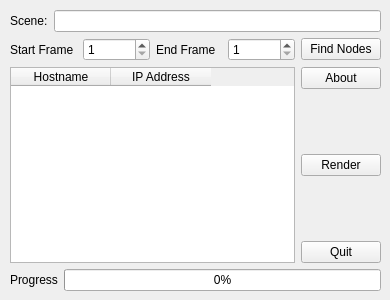
<ui version="4.0" >
 <class>Proto1</class>
 <widget class="QWidget" name="Proto1" >
  <property name="geometry" >
   <rect>
    <x>0</x>
    <y>0</y>
    <width>390</width>
    <height>300</height>
   </rect>
  </property>
  <property name="minimumSize" >
   <size>
    <width>390</width>
    <height>300</height>
   </size>
  </property>
  <property name="maximumSize" >
   <size>
    <width>390</width>
    <height>300</height>
   </size>
  </property>
  <property name="windowTitle" >
   <string>PyFarm -- Prototype  1</string>
  </property>
  <widget class="QWidget" name="" >
   <property name="geometry" >
    <rect>
     <x>10</x>
     <y>10</y>
     <width>371</width>
     <height>281</height>
    </rect>
   </property>
   <layout class="QGridLayout" name="gridLayout" >
    <item row="0" column="0" >
     <layout class="QHBoxLayout" name="horizontalLayout" >
      <item>
       <widget class="QLabel" name="label" >
        <property name="text" >
         <string>Scene:</string>
        </property>
       </widget>
      </item>
      <item>
       <widget class="QLineEdit" name="sceneEntry" >
        <property name="text" >
         <string/>
        </property>
       </widget>
      </item>
     </layout>
    </item>
    <item row="1" column="0" >
     <layout class="QHBoxLayout" name="horizontalLayout_2" >
      <item>
       <widget class="QLabel" name="label_2" >
        <property name="text" >
         <string>Start Frame</string>
        </property>
       </widget>
      </item>
      <item>
       <widget class="QSpinBox" name="sFrameBox" >
        <property name="minimum" >
         <number>1</number>
        </property>
        <property name="maximum" >
         <number>999999999</number>
        </property>
       </widget>
      </item>
      <item>
       <widget class="QLabel" name="label_3" >
        <property name="text" >
         <string>End Frame</string>
        </property>
       </widget>
      </item>
      <item>
       <widget class="QSpinBox" name="eFrameBox" >
        <property name="minimum" >
         <number>1</number>
        </property>
        <property name="maximum" >
         <number>999999999</number>
        </property>
       </widget>
      </item>
      <item>
       <widget class="QPushButton" name="findNodesButton" >
        <property name="text" >
         <string>Find Nodes</string>
        </property>
       </widget>
      </item>
     </layout>
    </item>
    <item row="2" column="0" >
     <layout class="QHBoxLayout" name="horizontalLayout_3" >
      <item>
       <widget class="QTableWidget" name="nodeTable" >
        <column>
         <property name="text" >
          <string>Hostname</string>
         </property>
        </column>
        <column>
         <property name="text" >
          <string>IP Address</string>
         </property>
        </column>
       </widget>
      </item>
      <item>
       <layout class="QVBoxLayout" name="verticalLayout" >
        <item>
         <widget class="QPushButton" name="aboutButton" >
          <property name="text" >
           <string>About</string>
          </property>
         </widget>
        </item>
        <item>
         <spacer name="verticalSpacer" >
          <property name="orientation" >
           <enum>Qt::Vertical</enum>
          </property>
          <property name="sizeHint" stdset="0" >
           <size>
            <width>20</width>
            <height>40</height>
           </size>
          </property>
         </spacer>
        </item>
        <item>
         <widget class="QPushButton" name="renderButton" >
          <property name="text" >
           <string>Render</string>
          </property>
         </widget>
        </item>
        <item>
         <spacer name="verticalSpacer_2" >
          <property name="orientation" >
           <enum>Qt::Vertical</enum>
          </property>
          <property name="sizeHint" stdset="0" >
           <size>
            <width>20</width>
            <height>40</height>
           </size>
          </property>
         </spacer>
        </item>
        <item>
         <widget class="QPushButton" name="quitButton" >
          <property name="text" >
           <string>Quit</string>
          </property>
         </widget>
        </item>
       </layout>
      </item>
     </layout>
    </item>
    <item row="3" column="0" >
     <layout class="QHBoxLayout" name="horizontalLayout_4" >
      <item>
       <widget class="QLabel" name="label_4" >
        <property name="text" >
         <string>Progress</string>
        </property>
       </widget>
      </item>
      <item>
       <widget class="QProgressBar" name="progressBar" >
        <property name="value" >
         <number>0</number>
        </property>
       </widget>
      </item>
     </layout>
    </item>
   </layout>
  </widget>
 </widget>
 <resources/>
 <connections>
  <connection>
   <sender>quitButton</sender>
   <signal>clicked()</signal>
   <receiver>Proto1</receiver>
   <slot>close()</slot>
   <hints>
    <hint type="sourcelabel" >
     <x>348</x>
     <y>281</y>
    </hint>
    <hint type="destinationlabel" >
     <x>199</x>
     <y>149</y>
    </hint>
   </hints>
  </connection>
 </connections>
</ui>
